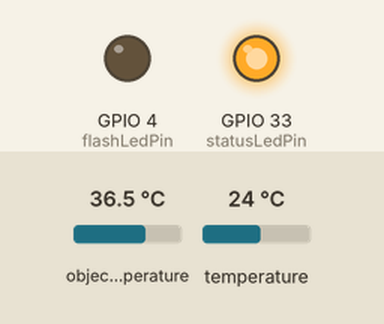
Recording of a sketch running on a simulated ESP32. Parts: output pins drawn as LEDs (lit = HIGH). The test bench sets the inputs (shaded band); at power-on: object temperature 36.5 °C, temperature 24 °C. WiFi joins after 1.5 s; servers stay silent unless stated; no MQTT or app messages arrive unless stated; what the sketch prints to the serial monitor is not drawn.

Above: at 0.1 s.
At 1.6 s:
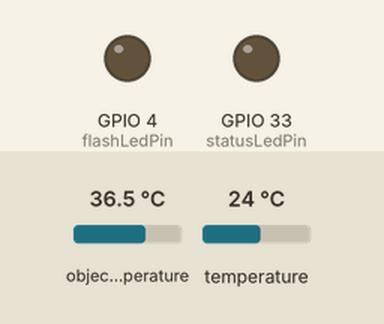
Timing chart, 0 to 3.1 s (numbered marks = the images above):
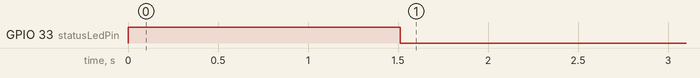

The sketch:

InfrarojoTemMQTT.ino
```cpp
//Bibliotecas
#include <WiFi.h>  // Biblioteca para el control de WiFi
#include <PubSubClient.h> //Biblioteca para conexion MQTT
#include <Wire.h>
#include <Adafruit_MLX90614.h>

Adafruit_MLX90614 mlx = Adafruit_MLX90614();
//Datos de WiFi
//const char* ssid = "D-GEC92";  // Aquí debes poner el nombre de tu red, en nuestro caso generamos una red local
//const char* password = "D-064689413";  // Aquí debes poner la contraseña de tu red
const char* ssid = "Gustavo";  // Aquí debes poner el nombre de tu red, en nuestro caso generamos una red local
const char* password = "123456789";  // Aquí debes poner la contraseña de tu red
//Datos del broker MQTT
const char* mqtt_server = "192.168.120.137"; // Si estas en una red local, coloca la IP asignada, en caso contrario, coloca la IP publica
IPAddress server(192,168,120,137);

// Objetos
WiFiClient espClient; // Este objeto maneja los datos de conexion WiFi
PubSubClient client(espClient); // Este objeto maneja los datos de conexion al broker

// Variables
int flashLedPin = 4;  // Para indicar el estatus de conexión
int statusLedPin = 33; // Para ser controlado por MQTT
long timeNow, timeLast; // Variables de control de tiempo no bloqueante
int data = 0; // Contador
int wait = 1000;  // Indica la espera cada 1 segundos para envío de mensajes MQTT
// Inicialización del programa
void setup() {
  // Iniciar comunicación serial
  Serial.begin (115200);
  Serial.println ("Programa iniciado");
    Wire.begin(14, 12); // SDA, SCL
    mlx.begin();

  //
  pinMode (flashLedPin, OUTPUT);
  pinMode (statusLedPin, OUTPUT);
  digitalWrite (flashLedPin, LOW);
  digitalWrite (statusLedPin, HIGH);

  Serial.println();
  Serial.println();
  Serial.print("Conectar a ");
  Serial.println(ssid);

  WiFi.begin(ssid, password); // Esta es la función que realiz la conexión a WiFi

  while (WiFi.status() != WL_CONNECTED) { // Este bucle espera a que se realice la conexión
    digitalWrite (statusLedPin, HIGH);
    delay(500); //dado que es de suma importancia esperar a la conexión, debe usarse espera bloqueante
    digitalWrite (statusLedPin, LOW);
    Serial.print(".");  // Indicador de progreso
    delay (5);
  }

  // Cuando se haya logrado la conexión, el programa avanzará, por lo tanto, puede informarse lo siguiente
  Serial.println();
  Serial.println("WiFi conectado");
  Serial.println("Direccion IP: ");
  Serial.println(WiFi.localIP());

  // Si se logro la conexión, encender led
  if (WiFi.status () > 0){
  digitalWrite (statusLedPin, LOW);
  }
   Serial.println("Linea 88, wifi estatus, se logro la conexion");
  delay (1000); // Esta espera es solo una formalidad antes de iniciar la comunicación con el broker

   Serial.println("Comienza la conexion al broquer");
  // Conexión con el broker MQTT
  client.setServer(server, 1883); // Conectarse a la IP del broker en el puerto indicado
 // client.setCallback(callback); // Activar función de CallBack, permite recibir mensajes MQTT y ejecutar funciones a partir de ellos
  delay(1500);  // Esta espera es preventiva, espera a la conexión para no perder información
Serial.println("Termina la conexion al broquer");

  timeLast = millis (); // Inicia el control de tiempo
}// fin del void setup ()

// Cuerpo del programa, bucle principal
void loop() {
  //Serial.println("Cliente conectado, si no reconectar");
  if (!client.connected()) {
    reconnect();  // En caso de que no haya conexión, ejecutar la función de reconexión, definida despues del void setup ()
    Serial.println("Se ha mandado a la funcion reconectar GMA");
  }// fin del if (!client.connected())
  client.loop(); // Esta función es muy importante, ejecuta de manera no bloqueante las funciones necesarias para la comunicación con el broker
  delay(wait);
  timeNow = millis(); // Control de tiempo para esperas no bloqueantes
  if (timeNow - timeLast > wait) { // Manda un mensaje por MQTT cada cinco segundos
   //if (true) {
    timeLast = timeNow; // Actualización de seguimiento de tiempo
    // Obtener temperatura y humedad
  float to=mlx.readObjectTempC();
  float ta=mlx.readAmbientTempC();
  Serial.print(to);
  Serial.println("°C");
  Serial.print("Temperatura ambiente: ");
  Serial.print(ta);
  Serial.println("°C");
  delay(1000);

    // Secuencia que se asegura de que la conexión con el sensor exista
    if (isnan(to) || isnan(ta)) {
      Serial.println(F("Failed to read from DHT sensor!"));
      return;
    }

    //printLocalTime();
    //String json = "{\"id\":\"Incubadora\",\"temp\":"+String(t)+"}";
    String json = "{\"id\":\"Temperatura\",\"tempAbt\":"+String(ta)+",\"tempObj\":"+String(to)+"}";
    Serial.println(json); // Se imprime en monitor solo para poder visualizar que el string esta correctamente creado
    int str_len = json.length() + 1;//Se calcula la longitud del string
    char char_array[str_len];//Se crea un arreglo de caracteres de dicha longitud
    json.toCharArray(char_array, str_len);//Se convierte el string a char array
    client.publish("FCaEI/mqtt/GMA/TemAmbObj", char_array);
    //codigoIoT/flow5/mqtt/clima, o checar si es: codigoIoT/Mor/mqtt/flow4 (checar  *)
  }// fin del if (timeNow - timeLast > wait)
}// fin del void loop ()

// Funciones de usuario

// Esta función permite tomar acciones en caso de que se reciba un mensaje correspondiente a un tema al cual se hará una suscripción

// Función para reconectarse
void reconnect() {
  // Bucle hasta lograr conexión
  while (!client.connected()) { // Pregunta si hay conexión
    Serial.print("Tratando de contectarse...");
    // Intentar reconexión
    if (client.connect("ESP32CAMClient")) { //Pregunta por el resultado del intento de conexión
      Serial.println("Conectado");
      //client.subscribe("codigoIoT/mqtt"); // Esta función realiza la suscripción al tema
      client.subscribe("FCaEI/mqtt/GMA/TemAmbObj"); // Esta función realiza la suscripción al tema
    }// fin del  if (client.connect("ESP32CAMClient"))
    else {  //en caso de que la conexión no se logre
      Serial.print("Conexion fallida, Error rc=");
      Serial.print(client.state()); // Muestra el codigo de error
      Serial.println(" Volviendo a intentar en 5 segundos");
      // Espera de 5 segundos bloqueante
      delay(1000);
      Serial.println (client.connected ()); // Muestra estatus de conexión
    }// fin del else
  }// fin del bucle while (!client.connected())
}// fin de void reconnect(

void printLocalTime()
{
  struct tm timeinfo;
  if(!getLocalTime(&timeinfo)){
    Serial.println("Failed to obtain time");
    return;
  }
  Serial.println(&timeinfo, "%A, %B %d %Y %H:%M:%S");
}
```
